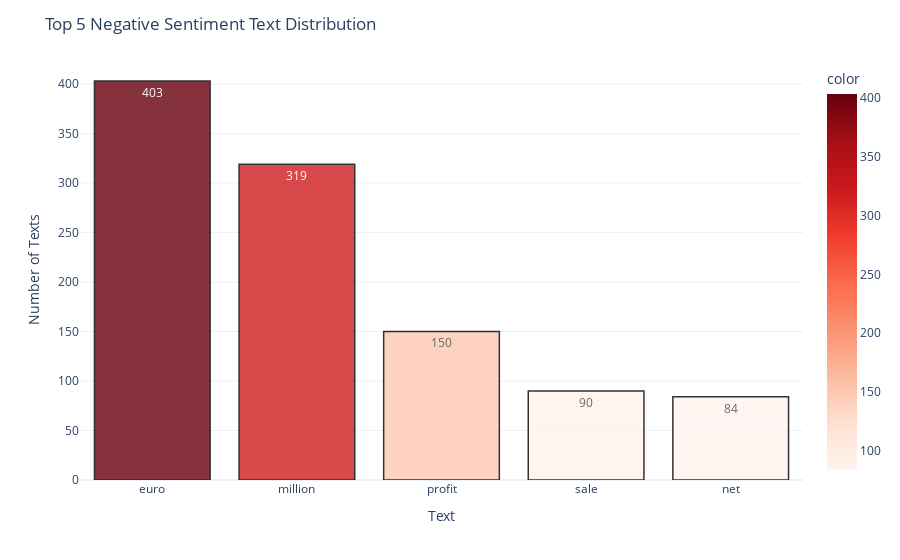

Write notebook code for a chart like this one.
### Code cell
# bar chat for most occuring words in negative sentiment

negative_words = preprocess(df.loc[df['Sentiment'] == 'negative']['cleaned_text'])
negative_words_df = create_freq_df(negative_words)
top10_negative_words = negative_words_df[:5]

plot_text_distribution(top10_negative_words['Term'], top10_negative_words['Frequency'],
                  'Reds', 'Top 5 Negative Sentiment Text Distribution', 'Text', 'Number of Texts')

### Figure 1 — Plotly figure (JSON) as saved in the notebook; plotly's stock layout.template omitted (floating-point values rounded to 4 significant figures)
{"data": [{"alignmentgroup": "True", "hovertemplate": "x=%{x}<br>y=%{y}<br>text=%{text}<br>color=%{marker.color}<extra></extra>", "legendgroup": "", "marker": {"color": [403, 319, 150, 90, 84], "coloraxis": "coloraxis", "line": {"color": "black", "width": 1.5}, "pattern": {"shape": ""}}, "name": "", "offsetgroup": "", "opacity": 0.8, "orientation": "v", "showlegend": false, "text": [403, 319, 150, 90, 84], "textposition": "auto", "type": "bar", "x": ["euro", "million", "profit", "sale", "net"], "xaxis": "x", "y": [403, 319, 150, 90, 84], "yaxis": "y"}], "layout": {"barmode": "relative", "coloraxis": {"colorbar": {"title": {"text": "color"}}, "colorscale": [[0, "rgb(255,245,240)"], [0.125, "rgb(254,224,210)"], [0.25, "rgb(252,187,161)"], [0.375, "rgb(252,146,114)"], [0.5, "rgb(251,106,74)"], [0.625, "rgb(239,59,44)"], [0.75, "rgb(203,24,29)"], [0.875, "rgb(165,15,21)"], [1, "rgb(103,0,13)"]]}, "legend": {"tracegroupgap": 0}, "margin": {"t": 60}, "title": {"text": "Top 5 Negative Sentiment Text Distribution"}, "xaxis": {"anchor": "y", "domain": [0, 1], "title": {"text": "Text"}}, "yaxis": {"anchor": "x", "domain": [0, 1], "title": {"text": "Number of Texts"}}}}
